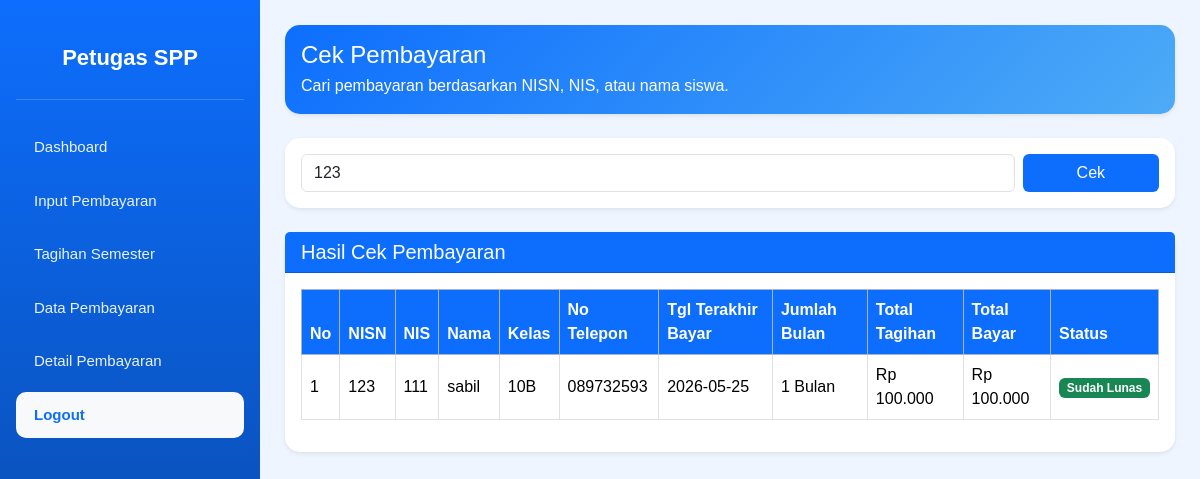
Screenshot of /spp/petugas/cek_pembayaran.php?keyword=123 (signed in) with the database file from the repository.
### tables this page shows
CREATE TABLE `tb_siswa` (
  `nisn` varchar(10) NOT NULL,
  `nis` varchar(8) DEFAULT NULL,
  `nama` varchar(50) DEFAULT NULL,
  `id_kelas` varchar(11) DEFAULT NULL,
  `nama_kelas` varchar(10) DEFAULT NULL,
  `alamat` text DEFAULT NULL,
  `no_tlp` varchar(13) DEFAULT NULL,
  `id_spp` varchar(40) DEFAULT NULL
);

CREATE TABLE `tb_kelas` (
  `id_kelas` varchar(11) NOT NULL,
  `nama_kelas` varchar(10) DEFAULT NULL,
  `komp_keahlian` varchar(50) DEFAULT NULL
);

### spp/koneksi.php (called while the page is built, shortened)
<?php
function e($text) {
    return htmlspecialchars($text ?? '', ENT_QUOTES, 'UTF-8');
}
function rupiah($angka) {
    $angka = preg_replace('/[^0-9]/', '', $angka ?? 0);
    return "Rp " . number_format((int)$angka, 0, ',', '.');
}
?>

### spp/petugas/cek_pembayaran.php (the view, shortened to what this page needs)
<?php
require_once __DIR__ . '/../koneksi.php';
require_once __DIR__ . '/cek_akses.php';
include 'header.php';
include 'sidebar.php';
?>
<div class="content">
    <div class="card top-card shadow-sm mb-4">
        <div class="card-body">
            <h4 class="mb-1">Cek Pembayaran</h4>
            <p class="mb-0">Cari pembayaran berdasarkan NISN, NIS, atau nama siswa.</p>
        </div>
    </div>
    <div class="card shadow-sm mb-4">
        <div class="card-body">
            <form method="GET" class="row g-2">
                <div class="col-md-10">
                    <input type="text"
                           name="keyword"
                           class="form-control"
                           placeholder="Masukkan NISN, NIS, atau Nama Siswa"
                           value="<?= e($_GET['keyword'] ?? ''); ?>">
                </div>
                <div class="col-md-2">
                    <button class="btn btn-blue w-100">Cek</button>
                </div>
            </form>
        </div>
    </div>
    <?php
    if (isset($_GET['keyword']) && $_GET['keyword'] != '') {
        $keyword = mysqli_real_escape_string($koneksi, $_GET['keyword']);
        $queryCek = mysqli_query($koneksi, "
            SELECT
                s.nisn,
                s.nis,
                s.nama AS nama_siswa,
                s.no_tlp,
                k.nama_kelas,
                k.komp_keahlian,
                MAX(p.tgl_bayar) AS tgl_terakhir_bayar,
                COALESCE(SUM(CAST(p.jumlah_bulan AS UNSIGNED)), 0) AS total_bulan,
                COALESCE(SUM(CAST(p.nominal_bayar AS UNSIGNED)), 0) AS total_tagihan,
                COALESCE(SUM(CAST(p.jumlah_bayar AS UNSIGNED)), 0) AS total_bayar
            FROM tb_siswa s
            LEFT JOIN tb_kelas k
                ON s.id_kelas = k.id_kelas
            LEFT JOIN tb_pembayaran p
                ON s.nisn = p.nisn
            WHERE s.nisn LIKE '%$keyword%'
               OR s.nis LIKE '%$keyword%'
               OR s.nama LIKE '%$keyword%'
            GROUP BY
                s.nisn,
                s.nis,
                s.nama,
                s.no_tlp,
                k.nama_kelas,
                k.komp_keahlian
            ORDER BY s.nama ASC
        ");
    ?>
        <div class="card shadow-sm">
            <div class="card-header bg-primary text-white">
                <h5 class="mb-0">Hasil Cek Pembayaran</h5>
            </div>
            <div class="card-body table-responsive">
                <table class="table table-bordered table-hover align-middle">
                    <thead class="table-primary">
                        <tr>
                            <th>No</th>
                            <th>NISN</th>
                            <th>NIS</th>
                            <th>Nama</th>
                            <th>Kelas</th>
                            <th>No Telepon</th>
                            <th>Tgl Terakhir Bayar</th>
                            <th>Jumlah Bulan</th>
                            <th>Total Tagihan</th>
                            <th>Total Bayar</th>
                            <th>Status</th>
                        </tr>
                    </thead>
                    <tbody>
                        <?php
                        $no = 1;
                        if (mysqli_num_rows($queryCek) > 0) {
                            while ($row = mysqli_fetch_assoc($queryCek)) {
                                $total_bulan = (int) $row['total_bulan'];
                                $total_tagihan = (int) $row['total_tagihan'];
                                $total_bayar = (int) $row['total_bayar'];
                                if ($total_bulan == 0) {
                                    $status = "Belum Ada Data";
                                    $badge = "bg-secondary";
                                } elseif ($total_bayar >= $total_tagihan) {
                                    $status = "Sudah Lunas";
                                    $badge = "bg-success";
                                } else {
                                    $status = "Belum Lunas";
                                    $badge = "bg-danger";
                                }
                        ?>
                                <tr>
                                    <td><?= $no++; ?></td>
                                    <td><?= e($row['nisn']); ?></td>
                                    <td><?= e($row['nis']); ?></td>
                                    <td><?= e($row['nama_siswa']); ?></td>
                                    <td><?= e($row['nama_kelas']); ?></td>
                                    <td><?= e($row['no_tlp']); ?></td>
                                    <td><?= e($row['tgl_terakhir_bayar'] ?? '-'); ?></td>
                                    <td><?= e($total_bulan); ?> Bulan</td>
                                    <td><?= rupiah($total_tagihan); ?></td>
                                    <td><?= rupiah($total_bayar); ?></td>
                                    <td>
                                        <span class="badge <?= $badge; ?>">
                                            <?= e($status); ?>
                                        </span>
                                    </td>
                                </tr>
                        <?php
                            }
                        } ?>
                    </tbody>
                </table>
            </div>
        </div>
    <?php } ?>
</div>
<?php include 'footer.php'; ?>

### spp/petugas/header.php (style rules this page uses)
body { background: #eef5ff; font-family: Arial, sans-serif; }
.content { margin-left: 260px; padding: 25px; }
.top-card { background: linear-gradient(135deg, #0d6efd, #4dabf7); color: white; border-radius: 18px; }
.card { border: none; border-radius: 15px; }
.btn-blue { background: #0d6efd; color: white; }
.table-primary th { background: #0d6efd !important; color: white; }

### rows the page displays
tb_siswa: nisn "123", nis "111", nama "sabil", id_kelas.nama_kelas "10B", no_tlp "089732593", tgl_terakhir_bayar "2026-05-25", total_bulan "1", total_tagihan "Rp 100.000", total_bayar "Rp 100.000", status "Sudah Lunas"
